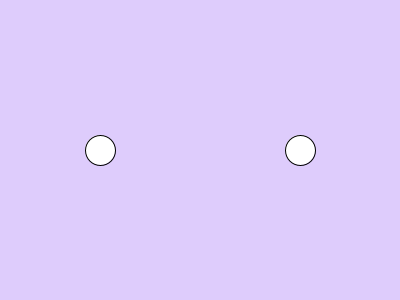
Frame 1 (no input)
Frame 60 (the mouse pressed at the canvas centre just before this capture): identical to frame 1, image omitted
Frame 120 (the mouse held since frame 60 and released just before this capture): identical to frame 1, image omitted

The Processing sketch that drew this single still picture (run headless with seeded random() and noise(); from frame 60 on, the mouse is pressed at the canvas centre):

// Processing sketch: week16_two_player_together_vx_vy
// ── week16_two_player_together_vx_vy.pde
void setup(){
  size(400,300);
}
int x=100 ,y=150 ,x2=300 ,y2=150;//座標
int vx=0,vy=0,vx2=0,vy2=0;
void draw(){
  background(#DECCFC);
  ellipse( x, y, 30, 30);
  ellipse(x2,y2, 30, 30);
  x += vx; y += vy;//更新位置
  x2+= vx2; y2+=vy2;//更新位置
}
void keyPressed(){//按鍵,一次只能一個人
  if(key=='w') vy =-2;
  if(key=='s') vy =+2;
  if(key=='a') vx =-2;
  if(key=='d') vx =+2;
  if(keyCode==UP)   vy2 = -2;
  if(keyCode==DOWN) vy2 = +2;
  if(keyCode==LEFT) vx2 = -2;
  if(keyCode==RIGHT)vx2 = +2;
}
void keyReleased(){//按鍵放開時,速度變0
  if(key=='w') vy =0;
  if(key=='s') vy =0;
  if(key=='a') vx =0;
  if(key=='d') vx =0;
  if(keyCode==UP)   vy2 = 0;
  if(keyCode==DOWN) vy2 = 0;
  if(keyCode==LEFT) vx2 = 0;
  if(keyCode==RIGHT)vx2 = 0;
  
}
